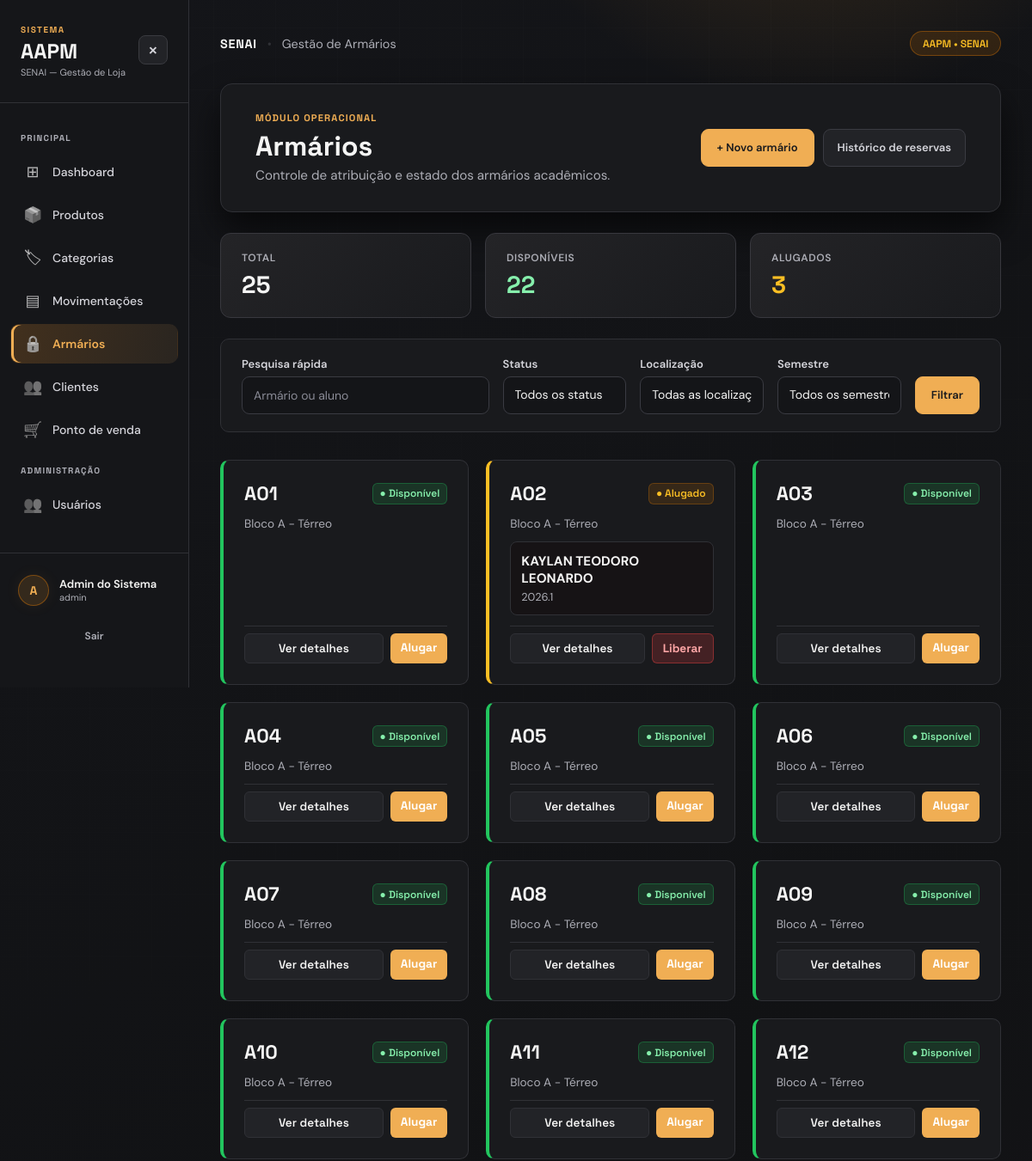
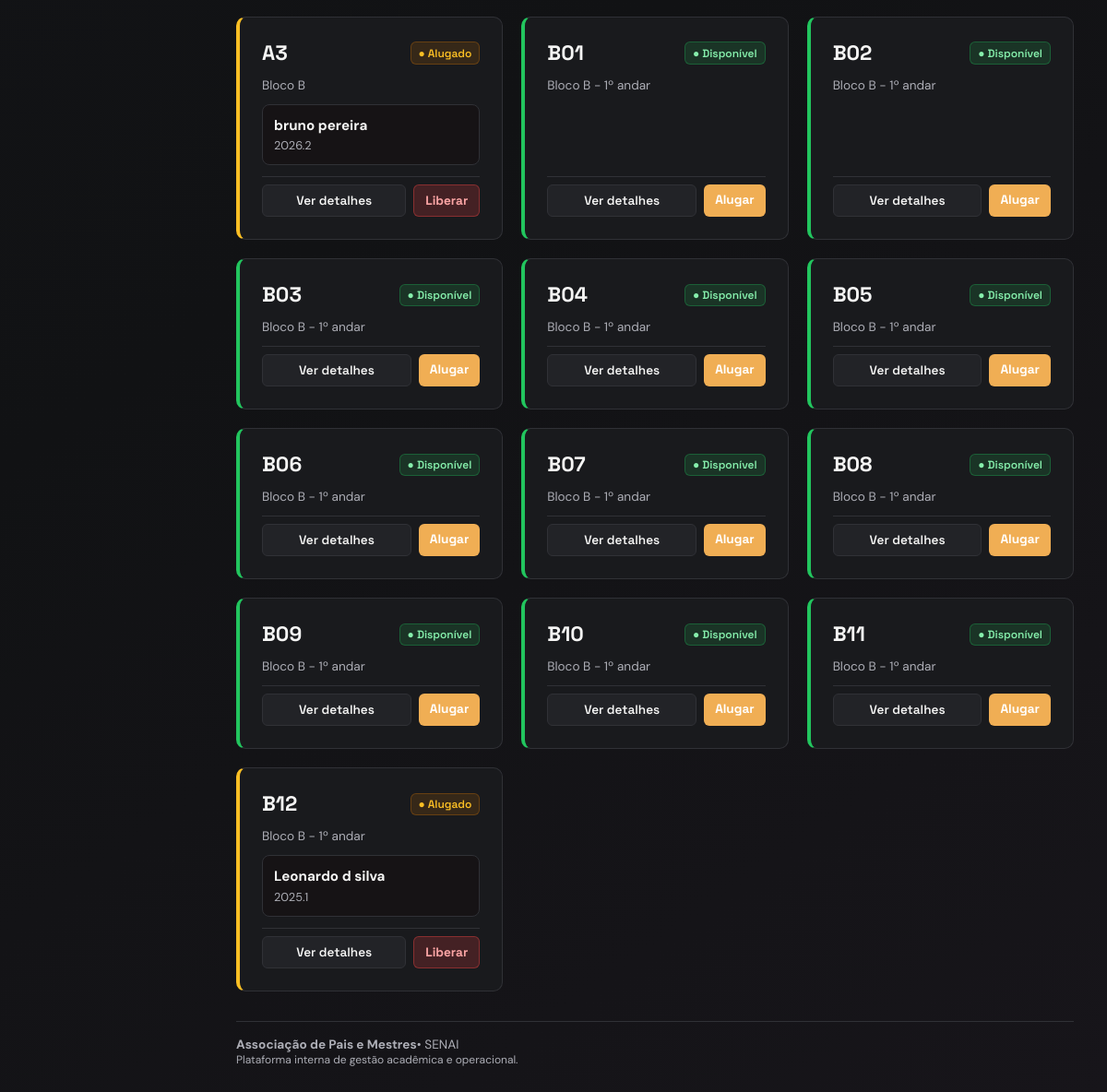
The app's page /armarios/ (signed in), older data (2 pictures, top to bottom).
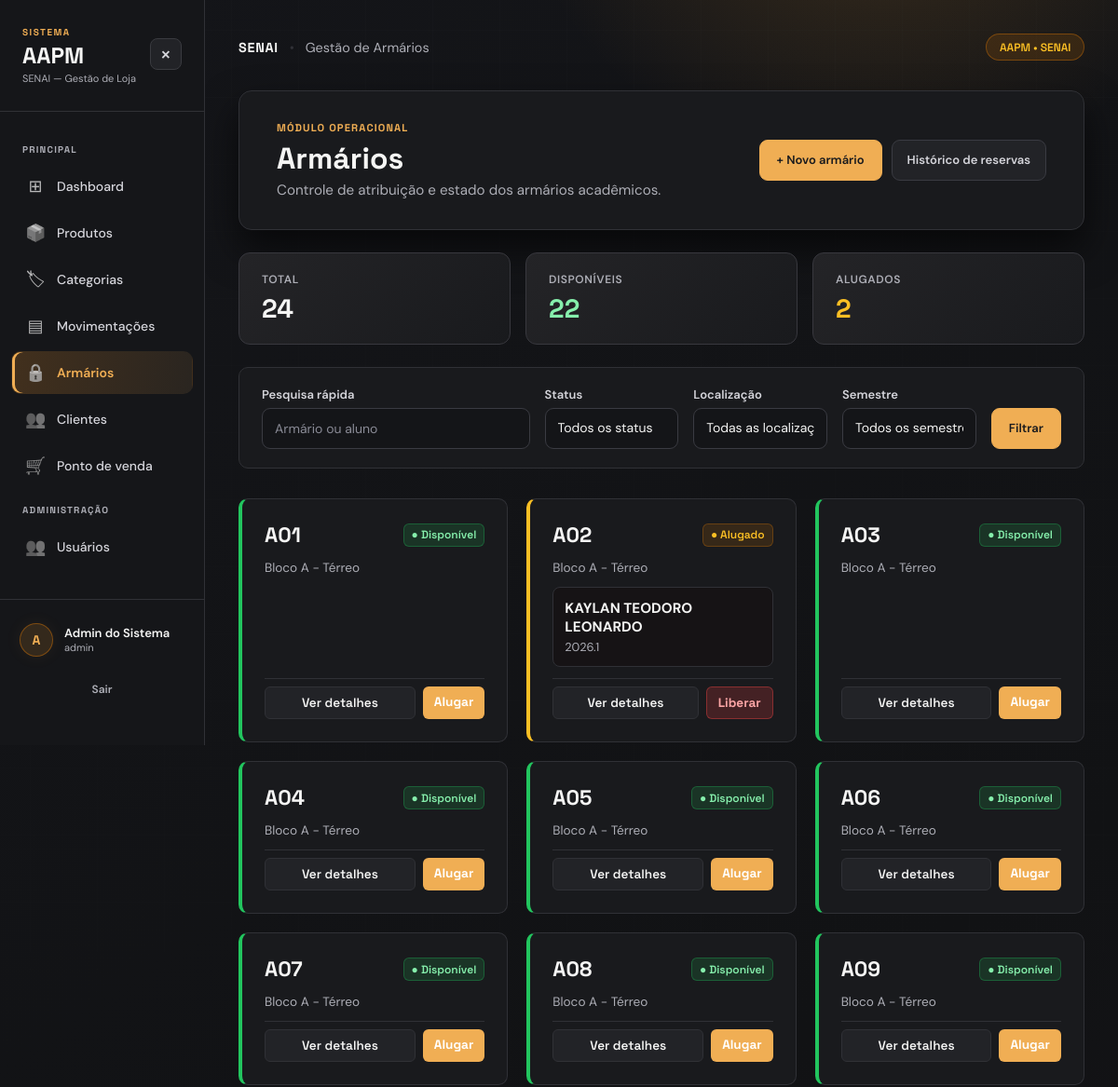
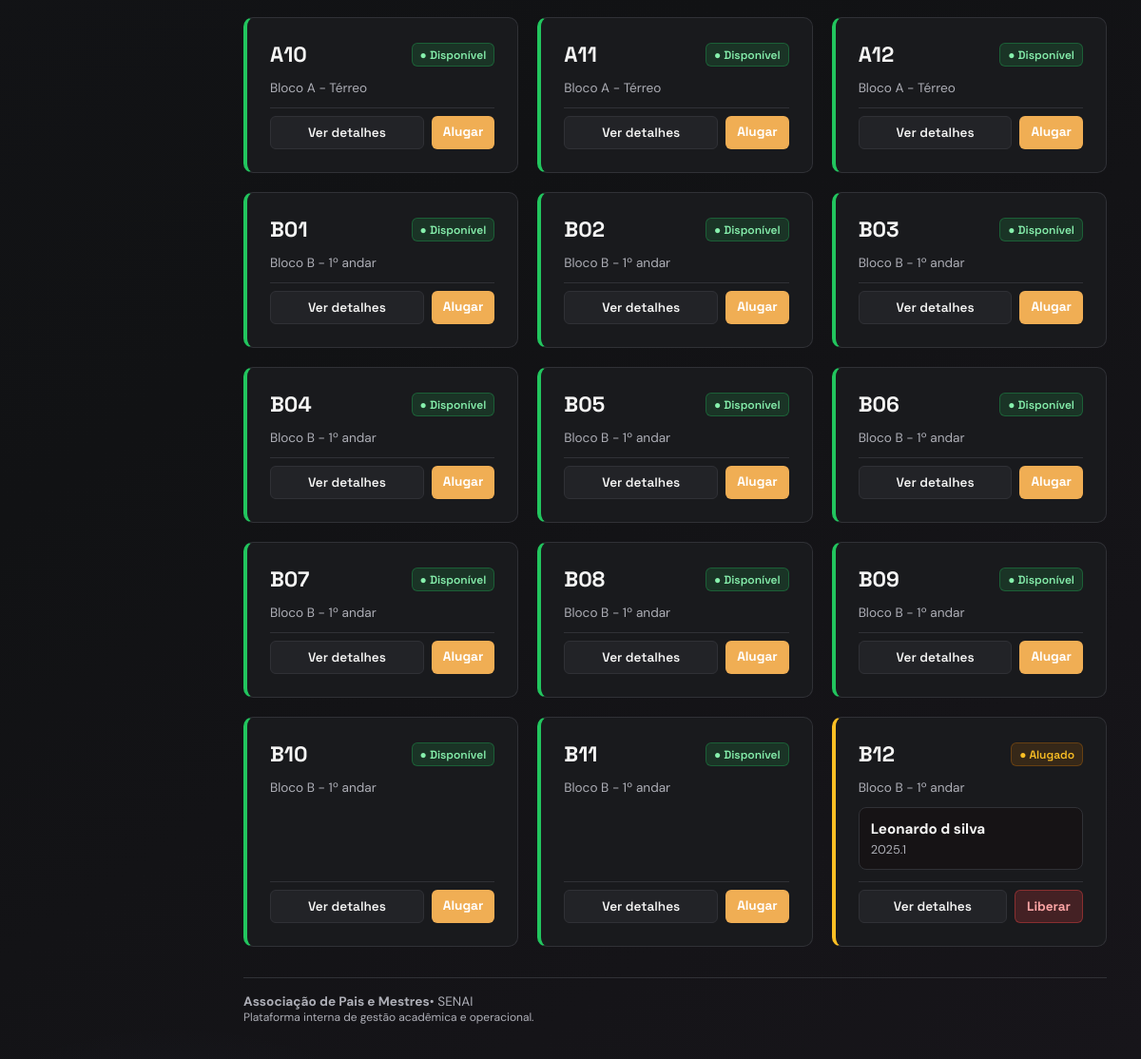
The same page, newer data (2 pictures, top to bottom).
### app/models/armario.py (models this page shows, shortened)
class Armario(Base):
    __tablename__ = "armarios"
    id     = Column(Integer, primary_key=True, index=True)
    numero = Column(String(20), nullable=False, unique=True)
    localizacao = Column(String(100), nullable=True)
    status = Column(
        Enum(StatusArmario),
        nullable=False,
        default=StatusArmario.DISPONIVEL
    )
    locatario_nome = Column(String(150), nullable=True)
    semestre = Column(String(10), nullable=True)
    observacao = Column(String(255), nullable=True)
    ativo = Column(Boolean, default=True)
    alugado_em     = Column(DateTime, nullable=True)
    criado_em      = Column(DateTime, server_default=func.now())
    atualizado_em  = Column(DateTime, server_default=func.now(), onupdate=func.now())

### app/controllers/armario_controller.py (the view)
@router.get("/")
def listar_armarios(
    request: Request,
    status: str = "",           # filtra por status
    localizacao: str = "",      # filtra por localização
    busca: str = "",
    semestre: str = "",
    db: Session = Depends(get_db),
    usuario = Depends(get_usuario_logado)
):
    query = db.query(Armario).filter(Armario.ativo == True)
    if status in ("disponivel", "alugado", "inativo"):
        query = query.filter(Armario.status == status)
    if localizacao:
        query = query.filter(Armario.localizacao.ilike(f"%{localizacao}%"))
    if busca:
        termo = f"%{busca}%"
        query = query.filter((Armario.numero.ilike(termo)) | (Armario.locatario_nome.ilike(termo)))
    if semestre:
        query = query.filter(Armario.semestre == semestre)
    armarios = query.order_by(Armario.numero).all()
    todos     = db.query(Armario).filter(Armario.ativo == True).all()
    disponiveis = sum(1 for a in todos if a.status == StatusArmario.DISPONIVEL)
    alugados    = sum(1 for a in todos if a.status == StatusArmario.ALUGADO)
    localizacoes = sorted(set(
        a.localizacao for a in todos if a.localizacao
    ))
    return templates.TemplateResponse(
        request,
        "armarios/index.html",
        {
            "request":      request,
            "usuario":      usuario,
            "armarios":     armarios,
            "disponiveis":  disponiveis,
            "alugados":     alugados,
            "total":        len(todos),
            "status":       status,
            "localizacao":  localizacao,
            "localizacoes": localizacoes,
            "busca": busca,
            "semestre": semestre,
            "semestres": sorted(set(a.semestre for a in todos if a.semestre)),
            "StatusArmario": StatusArmario,
        }
    )

### app/templates/armarios/index.html (shortened to what the changed rows need)
<!DOCTYPE html>
<html lang="pt-br">
<head>
    <link rel="stylesheet" href="/static/css/armarios/index.css">
    <link rel="stylesheet" href="/static/css/admin.css">
    <link rel="stylesheet" href="/static/css/typography.css">
    <link rel="stylesheet" href="/static/css/background.css">
    <link rel="stylesheet" href="/static/css/visual-effects.css?v=20261109-mouse">
</head>
<body class="admin-page">
    <div class="layout">
        {% include "_sidebar.html" %}
        <div class="admin-main">
    <div class="page-wrapper">
        <main class="content-container">
            <div class="dashboard-header-card">
                <div class="header-titles">
                    <h1>Armários</h1>
                </div>
            </div>
            <div class="stats-overview-row">
                <div class="stat-mini-card">
                    <span class="stat-label">Total</span>
                    <span class="stat-value">{{ total }}</span>
                </div>
                <div class="stat-mini-card">
                    <span class="stat-label">Alugados</span>
                    <span class="stat-value text-amber">{{ alugados }}</span>
                </div>
            </div>
            <div class="locker-grid">
                {% for a in armarios %}
                <div class="locker-card status-{{ a.status.value }}">
                    <div class="locker-card-top">
                        <span class="locker-number">{{ a.numero }}</span>
                        {% if a.status.value == 'disponivel' %}
                        <span class="badge badge-green">● Disponível</span>
                        {% elif a.status.value == 'alugado' %}
                        <span class="badge badge-amber">● Alugado</span>
                        {% else %}
                        <span class="badge badge-gray">● Inativo</span>
                        {% endif %}
                    </div>
                    {% if a.localizacao %}
                    <span class="locker-location">{{ a.localizacao }}</span>
                    {% endif %}
                    {% if a.status.value == 'alugado' %}
                    <div class="locker-occupant-info">
                        <strong>{{ a.locatario_nome }}</strong>
                        <span class="locker-semester">{{ a.semestre }}</span>
                    </div>
                    {% endif %}
                    <div class="locker-card-actions">
                        <a href="/armarios/{{ a.id }}" class="btn-card-details">Ver detalhes</a>
                        {% if usuario.role == 'admin' %}
                            {% if a.status.value == 'disponivel' %}
                            <a href="/armarios/{{ a.id }}/alugar" class="btn-card-action">Alugar</a>
                            {% elif a.status.value == 'alugado' %}
                            <form action="/armarios/{{ a.id }}/liberar" method="post" data-confirm="Confirma a liberação do armário {{ a.numero }} no sistema AAPM SENAI?">
                                <button type="submit" class="btn-card-action btn-danger-soft">Liberar</button>
                            </form>
                            {% endif %}
                        {% endif %}
                    </div>
                </div>
                {% endfor %}
            </div>
        </main>
    </div>
        </div>
    </div>
</body>
</html>

Row changes from the older to the newer data that the page shows:
no longer on this page (row edited): Armario: numero "A3", status "● Alugado", localizacao "Bloco B", locatario_nome "bruno pereira", semestre "2026.2"
Text that changed along with them:
{{ total }}: "25" → "24"
{{ alugados }}: "3" → "2"
